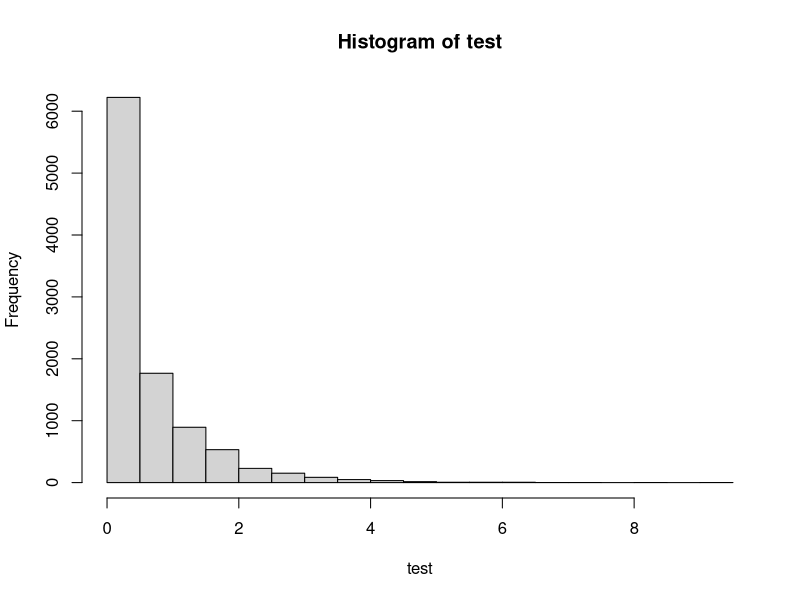
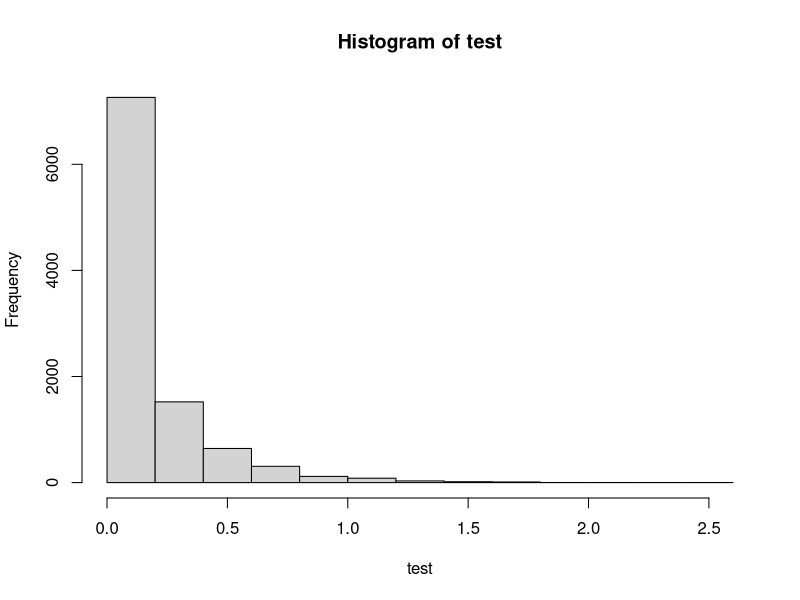

Generate these figures, in order, with R:
## ---- chunk 1
knitr::opts_chunk$set(echo = TRUE)
## ---- chunk 2
#This function returns a vector of n independent samples from the exponential distribution with rate parameter lam, generated from the inverse cumulative distribution. 
random.exp <- function(n,lam){
  return(-1/lam * log(runif(n)))
}

#Testing function
lam <- 3
exp.sample <- random.exp(10000,lam)
#Empirical mean and variance
mean(exp.sample)
var(exp.sample)
#Analytical mean and variance
1/lam
1/lam^2
## ---- chunk 3
#This function returns a vector of n independent samples from the g distribution with parameter a, generated from the inverse cumulative distribution. 
random.g <- function(n,a){
  c <- a*exp(1)/(a+exp(1))
  u <- runif(n)
  x <- rep(0,n)
  for (i in 1:n){
    if (u[i]<c/a){
      x[i] <- (a*u[i]/c)^(1/a)
    }
    else{
      x[i] <- (-log(1/a + exp(-1) - u[i]/c))
    }
  }
  return(x)
}

#Testing funtion
a <- .6
g.sample <- random.g(10000, a)
#empirical mean and variance
g.sample.mean <- mean(g.sample)
g.sample.var <- var(g.sample)
#analytical mean and variance
c <- a*exp(1)/(a+exp(1))
c/(a+1)+2*c*exp(-1)
c*(1/(a+2)+ 5*exp(-1)) - g.sample.mean^2
## ---- chunk 4
#This function returns a vector of n independent samples from the standard normal distribution, generated from by the Box-Müller algorithm
random.norm <- function(n){
  x1 <- runif(n)*2*pi
  x2 <- random.exp(n,.5)
  return(sqrt(x2)*cos(x1))
}

#Testing function
normal.sample <- random.norm(10000)
mean(normal.sample)
var(normal.sample)
## ---- chunk 5
#This function returns a sample from the d-variate normal distribution with mean mu and covariance S, transformed from standard normal samples. 
random.multinorm <- function(d,mu,S){
  x <- random.norm(d)
  A <- t(chol(S)) #want lower triangular
  return(mu + A%*%x)
}

#Testing function
d = 2
N = 10000
sigma <- cbind(c(2,1), c(1,2))
mu <- c(2,1)
multinormal.sample <- matrix(NA,N,d)
for (i in 1:N){
  multinormal.sample[i,] <- random.multinorm(d, mu, sigma)
}
colMeans(multinormal.sample)
var(multinormal.sample) #NOE GALT HER
## ---- chunk 6
k <- function(a){
  return (a*exp(1)/(a+exp(1)))
}

f <- function(x, a){ 
  return (1/gamma(a)*x^(a-1)*exp(-x))
}

#Acceptance probability
alpha <- function(x,a){ 
  if (x<1)
      return (exp(-x))
    else 
      return (x^(a-1))
}
## ---- chunk 7
#This function returns a vector of n independent samples from the gamma distribution, generated by the Rejection sampling
f1 <- function(n,a){ 
  x=rep(0,n)
  for (i in 1:n){
    finish = 0
    while(finish==0){  
      ## Sample from the proposal distribution, g(x) (x>=0)
      sample.x = random.g(1,a)
      ## Compute the acceptance probability alpha
      alpha=alpha(sample.x,a)
      ## Generate a helping variable U from a uniform(0,1)
      u = runif(1, 0, 1)
      ## Check if we accept it
      if(u <= alpha){
        x[i]=sample.x
        finish=1
      }
    }
  }
  return (x)
}

#Testing function
nsamples=10000
a=0.6
test=f1(nsamples,a)
var=var(test) #=alpha
mean=mean(test) #=alpha
hist(test)
mean
var

## ---- chunk 8
## sample uniformly from the [0,a]X[0,b+] rectangles using rejection sampling
alp=c(1:2000)

a <- function(alpha){
  return (sqrt((alpha-1)^(alpha-1)*exp(-alpha+1)))
}

b <- function(alpha){
  return (sqrt((alpha+1)^(alpha-1)*exp(-alpha-1)))
}

f2 <- function(n,alpha){ 
  x1 = log(runif(nsamples,0,a(alpha)))
  x2 = log(runif(nsamples,0,b(alpha)))
  y = x2/x1 ## compute the ratio of x2 and x1 to get samples from gamma
  return (y)
}

f2(100,2)

#for (i in alpha){
  #y=f2(nsamples,i)
#}
## ---- chunk 9
gamma <- function(n, alpha, beta){
  if (alpha>1){
    x=f2(n,alpha)
  }
  else {
    x=f1(n,alpha)
  }
  return (x/beta)
}



#Testing function 
nsamples=10000
a=0.5
beta=3
test=gamma(nsamples,a,beta)
var=var(test) #=alpha*beta
mean=mean(test) #=alpha*beta^2
hist(test)
mean
var
a*beta*beta
## ---- chunk 10

#### FEIL GAMMAFUNKSJON
random.dirichlet <- function(alpha){
  K <- length(alpha)
  z <- rgamma(K,alpha,1) #n,shape,rate
  v <- sum(z)
  return (z/v)
}

N_dir <- 1000
alpha <- c(.1, .5, .1, .3, .8)
K <- length(alpha)
dirichlet.sample <- matrix(NA,N_dir,K)
for (i in 1:N_dir){
  dirichlet.sample[i,] <- random.dirichlet(alpha)
}
#Empirical mean and variance
colMeans(dirichlet.sample)
diag(var(dirichlet.sample))

alphasum <- sum(alpha)
#Analytical mean and variance
alpha1 <- alpha/alphasum
alpha1
alpha1*(1-alpha1)/(1+alphasum)
## ---- chunk 11
random.multinomial <- function(n){
  x <- runif()
  u <- runif()
  
}
